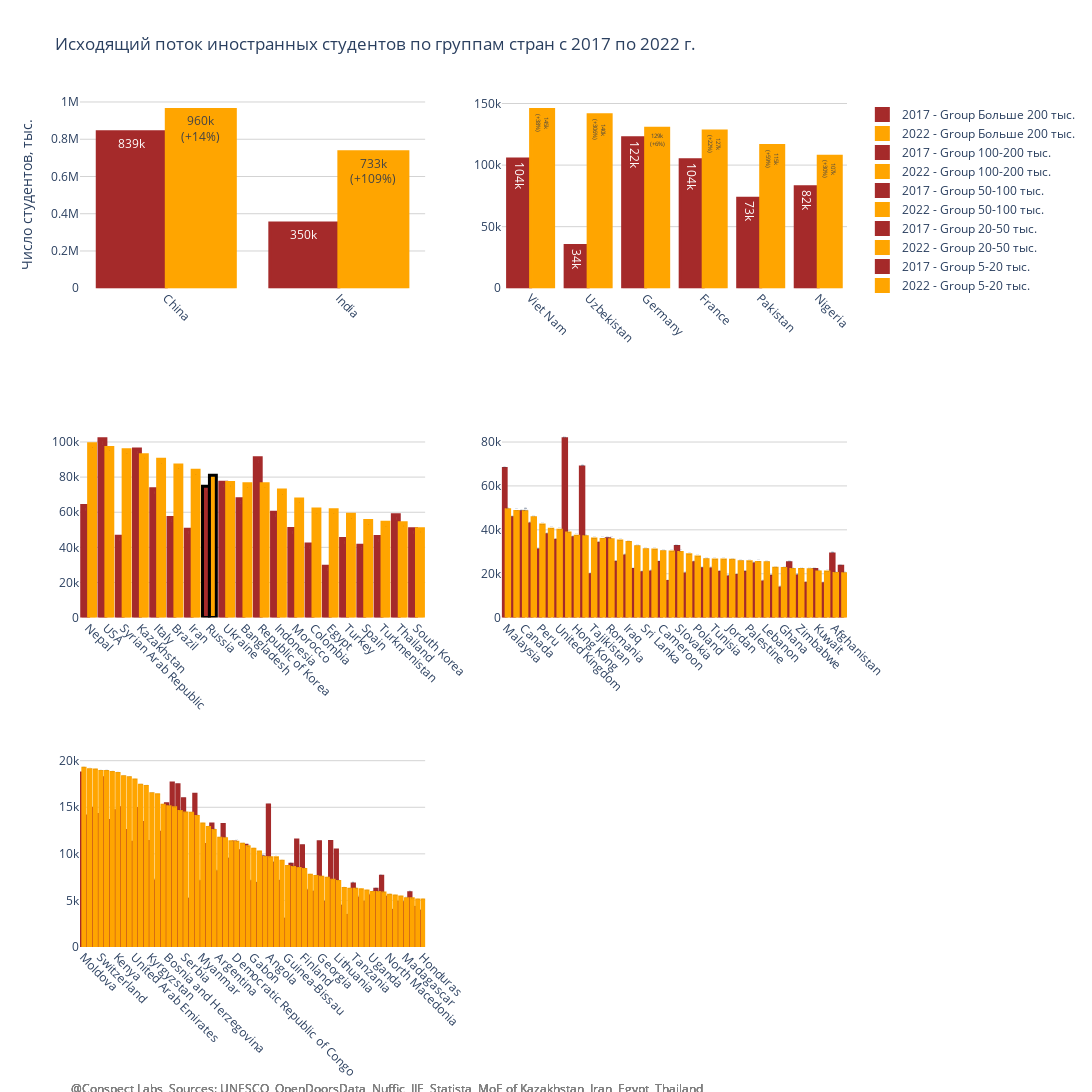

Notebook code for this chart:
### Code cell
n_cols = 2  # Number of columns in subplot grid
# unique_groups  = diff['group'].unique()
unique_groups = ['Больше 200 тыс.','100-200 тыс.', '50-100 тыс.', '20-50 тыс.','5-20 тыс.']
num_plots = len(unique_groups)
num_cols = 2  # Maximum of 2 columns
num_rows = (num_plots + num_cols - 1) // num_cols  # Calculate the number of rows
fig = make_subplots(rows=num_rows, cols=num_cols, subplot_titles=unique_groups)
outbound = outbound.sort_values(by=['2022'],ascending=False)
for i, group in enumerate(unique_groups):
    filtered_df = outbound[outbound['group'] == group]
    row_index = i // n_cols + 1
    col_index = i % n_cols + 1
    
    trace1 = go.Bar(x=filtered_df.index,
        y=filtered_df['2017'],
        name=f'2017 - Group {group}',
        text=[f"{value/1000:.1f}k" if value < 1000 else f"{int(value/1000)}k" for value in filtered_df['2017']],  # Value labels in thousands
        textposition='auto',
        textfont=dict(size=12),
        marker_color='brown',
        marker_line=dict(width=3, color=['black' if country == 'Russia' else 'brown' for country in filtered_df.index]) 
        )
    trace2 = go.Bar(x=filtered_df.index,
        y=filtered_df['2022'],
        name=f'2022 - Group {group}',
        text=[f"{value/1000:.1f}k<br>({filtered_df['2022/2017,%'].values[j]}%)" if value < 1000 else f"{int(value/1000)}k<br>({filtered_df['2022/2017,%'].values[j]}%)" for j, value in enumerate(filtered_df['2022'])],  # Value labels in thousands
        textposition='auto',
        textfont=dict(size=12),
        marker_color='orange',
        marker_line=dict(width=3, color=['black' if country == 'Russia' else 'orange' for country in filtered_df.index]) 
        )
    
    fig.add_trace(trace1, row=row_index, col=col_index)
    fig.add_trace(trace2, row=row_index, col=col_index)
        
fig.update_layout(
    title='Исходящий поток иностранных студентов по группам стран с 2017 по 2022 г.',
    # xaxis_title='Country',
    yaxis_title='Число студентов, тыс.',
    barmode='group',  # Group bars together
    height=1600,
    width=2600,
    plot_bgcolor='white',
    annotations=[
                dict(
                    x=0.4,  # Center the annotation
                    y=-0.18,  # Move it below the chart
                    text="@Conspect Labs, Sources: UNESCO, OpenDoorsData, Nuffic, IIE, Statista, MoE of Kazakhstan, Iran, Egypt, Thailand",
                    showarrow=False,
                    xref="paper",  # Use paper coordinates
                    yref="paper",
                    font=dict(size=12, color="grey"),
                    align="left"
            )
            ]
)
for i in range(1, num_rows + 1):
    for j in range(1, num_cols + 1):
        fig.update_xaxes(tickangle=45, row=i, col=j)
        fig.update_yaxes(gridcolor='lightgrey', row=i, col=j)
pio.write_image(fig, "Исходящий поток иностранных студентов по группам стран с 2017 по 2022 г.png")
fig.show()

### Figure 1 — Plotly figure (JSON) as saved in the notebook; plotly's stock layout.template omitted (floating-point values rounded to 4 significant figures)
{"data": [{"marker": {"color": "brown", "line": {"color": ["brown", "brown"], "width": 3}}, "name": "2017 - Group Больше 200 тыс.", "text": ["839k", "350k"], "textfont": {"size": 12}, "textposition": "auto", "type": "bar", "x": ["China", "India"], "xaxis": "x", "y": [839754, 350574], "yaxis": "y"}, {"marker": {"color": "orange", "line": {"color": ["orange", "orange"], "width": 3}}, "name": "2022 - Group Больше 200 тыс.", "text": ["960k<br>(+14%)", "733k<br>(+109%)"], "textfont": {"size": 12}, "textposition": "auto", "type": "bar", "x": ["China", "India"], "xaxis": "x", "y": [960174, 733082], "yaxis": "y"}, {"marker": {"color": "brown", "line": {"color": ["brown", "brown", "brown", "brown", "brown", "brown"], "width": 3}}, "name": "2017 - Group 100-200 тыс.", "text": ["104k", "34k", "122k", "104k", "73k", "82k"], "textfont": {"size": 12}, "textposition": "auto", "type": "bar", "x": ["Viet Nam", "Uzbekistan", "Germany", "France", "Pakistan", "Nigeria"], "xaxis": "x2", "y": [104888, 34689, 122284, 104261, 73113, 82503], "yaxis": "y2"}, {"marker": {"color": "orange", "line": {"color": ["orange", "orange", "orange", "orange", "orange", "orange"], "width": 3}}, "name": "2022 - Group 100-200 тыс.", "text": ["145k<br>(+38%)", "140k<br>(+306%)", "129k<br>(+6%)", "127k<br>(+22%)", "115k<br>(+59%)", "107k<br>(+30%)"], "textfont": {"size": 12}, "textposition": "auto", "type": "bar", "x": ["Viet Nam", "Uzbekistan", "Germany", "France", "Pakistan", "Nigeria"], "xaxis": "x2", "y": [145221, 140963, 129970, 127682, 115955, 107228], "yaxis": "y2"}, {"marker": {"color": "brown", "line": {"color": ["brown", "brown", "brown", "brown", "brown", "brown", "brown", "black", "brown", "brown", "brown", "brown", "brown", "brown", "brown", "brown", "brown", "brown", "brown", "brown"], "width": 3}}, "name": "2017 - Group 50-100 тыс.", "text": ["63k", "101k", "46k", "95k", "73k", "57k", "50k", "74k", "77k", "67k", "91k", "59k", "50k", "41k", "29k", "44k", "41k", "46k", "58k", "50k"], "textfont": {"size": 12}, "textposition": "auto", "type": "bar", "x": ["Nepal", "USA", "Syrian Arab Republic", "Kazakhstan", "Italy", "Brazil", "Iran", "Russia", "Ukraine", "Bangladesh", "Republic of Korea", "Indonesia", "Morocco", "Colombia", "Egypt", "Turkey", "Spain", "Turkmenistan", "Thailand", "South Korea"], "xaxis": "x3", "y": [63825, 101815, 46313, 95978, 73369, 57033, 50377, 74784, 77124, 67697, 91064, 59936, 50670, 41872, 29239, 44981, 41249, 46118, 58534, 50600], "yaxis": "y3"}, {"marker": {"color": "orange", "line": {"color": ["orange", "orange", "orange", "orange", "orange", "orange", "orange", "black", "orange", "orange", "orange", "orange", "orange", "orange", "orange", "orange", "orange", "orange", "orange", "orange"], "width": 3}}, "name": "2022 - Group 50-100 тыс.", "text": ["99k<br>(+55%)", "96k<br>(-5%)", "95k<br>(+106%)", "92k<br>(-3%)", "90k<br>(+23%)", "86k<br>(+52%)", "83k<br>(+67%)", "81k<br>(+8%)", "76k<br>(0%)", "76k<br>(+13%)", "76k<br>(-16%)", "72k<br>(+21%)", "67k<br>(+33%)", "61k<br>(+48%)", "61k<br>(+110%)", "58k<br>(+31%)", "55k<br>(+34%)", "54k<br>(+18%)", "54k<br>(-8%)", "50k<br>(0%)"], "textfont": {"size": 12}, "textposition": "auto", "type": "bar", "x": ["Nepal", "USA", "Syrian Arab Republic", "Kazakhstan", "Italy", "Brazil", "Iran", "Russia", "Ukraine", "Bangladesh", "Republic of Korea", "Indonesia", "Morocco", "Colombia", "Egypt", "Turkey", "Spain", "Turkmenistan", "Thailand", "South Korea"], "xaxis": "x3", "y": [99048, 96877, 95633, 92739, 90147, 86930, 83923, 81073, 76872, 76253, 76239, 72667, 67601, 61808, 61389, 58919, 55242, 54283, 54046, 50600], "yaxis": "y3"}, {"marker": {"color": "brown", "line": {"color": ["brown", "brown", "brown", "brown", "brown", "brown", "brown", "brown", "brown", "brown", "brown", "brown", "brown", "brown", "brown", "brown", "brown", "brown", "brown", "brown", "brown", "brown", "brown", "brown", "brown", "brown", "brown", "brown", "brown", "brown", "brown", "brown", "brown", "brown", "brown", "brown", "brown", "brown", "brown", "brown"], "width": 3}}, "name": "2017 - Group 20-50 тыс.", "text": ["67k", "45k", "48k", "42k", "30k", "37k", "35k", "81k", "36k", "68k", "19k", "33k", "35k", "25k", "28k", "21k", "20k", "20k", "25k", "16k", "32k", "19k", "25k", "22k", "22k", "20k", "18k", "19k", "20k", "24k", "16k", "18k", "13k", "25k", "18k", "15k", "21k", "15k", "28k", "23k"], "textfont": {"size": 12}, "textposition": "auto", "type": "bar", "x": ["Malaysia", "Japan", "Canada", "Azerbaijan", "Peru", "Greece", "United Kingdom", "Saudi Arabia", "Hong Kong", "unknown countries", "Tajikistan", "Mexico", "Romania", "Algeria", "Iraq", "Yemen", "Sri Lanka", "Ecuador", "Cameroon", "Philippines", "Slovakia", "Bolivarian Republic of Venezuela", "Poland", "Belarus", "Tunisia", "Mongolia", "Jordan", "Austria", "Palestine", "Cyprus", "Lebanon", "Lao", "Ghana", "Bulgaria", "Zimbabwe", "Plurinational State of Bolivia", "Kuwait", "Chile", "Afghanistan", "Singapore"], "xaxis": "x4", "y": [67935, 45534, 48198, 42650, 30839, 37768, 35236, 81469, 36426, 68566, 19536, 33880, 35909, 25235, 28072, 21919, 20397, 20742, 25060, 16457, 32437, 19847, 25049, 22264, 22102, 20706, 18481, 19131, 20651, 24429, 16264, 18800, 13491, 25026, 18939, 15615, 21956, 15461, 28964, 23393], "yaxis": "y4"}, {"marker": {"color": "orange", "line": {"color": ["orange", "orange", "orange", "orange", "orange", "orange", "orange", "orange", "orange", "orange", "orange", "orange", "orange", "orange", "orange", "orange", "orange", "orange", "orange", "orange", "orange", "orange", "orange", "orange", "orange", "orange", "orange", "orange", "orange", "orange", "orange", "orange", "orange", "orange", "orange", "orange", "orange", "orange", "orange", "orange"], "width": 3}}, "name": "2022 - Group 20-50 тыс.", "text": ["49k<br>(-28%)", "48k<br>(+6%)", "48k<br>(0%)", "45k<br>(+7%)", "42k<br>(+37%)", "40k<br>(+7%)", "39k<br>(+13%)", "38k<br>(-53%)", "37k<br>(+2%)", "36k<br>(-46%)", "35k<br>(+83%)", "35k<br>(+5%)", "35k<br>(-1%)", "34k<br>(+38%)", "34k<br>(+22%)", "32k<br>(+47%)", "30k<br>(+52%)", "30k<br>(+48%)", "30k<br>(+20%)", "29k<br>(+82%)", "29k<br>(-9%)", "28k<br>(+44%)", "27k<br>(+10%)", "26k<br>(+18%)", "26k<br>(+19%)", "26k<br>(+27%)", "26k<br>(+41%)", "25k<br>(+33%)", "25k<br>(+23%)", "25k<br>(+3%)", "25k<br>(+54%)", "22k<br>(+19%)", "22k<br>(+66%)", "21k<br>(-12%)", "21k<br>(+15%)", "21k<br>(+40%)", "20k<br>(-5%)", "20k<br>(+35%)", "20k<br>(-30%)", "20k<br>(-14%)"], "textfont": {"size": 12}, "textposition": "auto", "type": "bar", "x": ["Malaysia", "Japan", "Canada", "Azerbaijan", "Peru", "Greece", "United Kingdom", "Saudi Arabia", "Hong Kong", "unknown countries", "Tajikistan", "Mexico", "Romania", "Algeria", "Iraq", "Yemen", "Sri Lanka", "Ecuador", "Cameroon", "Philippines", "Slovakia", "Bolivarian Republic of Venezuela", "Poland", "Belarus", "Tunisia", "Mongolia", "Jordan", "Austria", "Palestine", "Cyprus", "Lebanon", "Lao", "Ghana", "Bulgaria", "Zimbabwe", "Plurinational State of Bolivia", "Kuwait", "Chile", "Afghanistan", "Singapore"], "xaxis": "x4", "y": [49199, 48386, 48180, 45465, 42208, 40249, 39818, 38528, 37041, 36808, 35808, 35633, 35443, 34905, 34197, 32280, 30925, 30790, 30050, 29911, 29624, 28589, 27567, 26375, 26305, 26275, 26099, 25432, 25403, 25140, 25026, 22439, 22399, 21901, 21866, 21815, 20828, 20811, 20145, 20004], "yaxis": "y4"}, {"marker": {"color": "brown", "line": {"color": ["brown", "brown", "brown", "brown", "brown", "brown", "brown", "brown", "brown", "brown", "brown", "brown", "brown", "brown", "brown", "brown", "brown", "brown", "brown", "brown", "brown", "brown", "brown", "brown", "brown", "brown", "brown", "brown", "brown", "brown", "brown", "brown", "brown", "brown", "brown", "brown", "brown", "brown", "brown", "brown", "brown", "brown", "brown", "brown", "brown", "brown", "brown", "brown", "brown", "brown", "brown", "brown", "brown", "brown", "brown", "brown", "brown", "brown", "brown", "brown", "brown"], "width": 3}}, "name": "2017 - Group 5-20 тыс.", "text": ["18k", "14k", "14k", "14k", "18k", "13k", "14k", "14k", "12k", "11k", "14k", "13k", "11k", "7k", "12k", "15k", "17k", "17k", "15k", "5k", "16k", "7k", "11k", "13k", "8k", "13k", "9k", "11k", "10k", "10k", "7k", "6k", "9k", "15k", "8k", "7k", "2k", "8k", "11k", "10k", "6k", "5k", "11k", "4k", "11k", "10k", "4k", "3k", "6k", "5k", "4k", "5k", "6k", "7k", "5k", "3k", "4k", "4k", "5k", "4k", "3k"], "textfont": {"size": 12}, "textposition": "auto", "type": "bar", "x": ["Moldova", "Portugal", "Belgium", "Switzerland", "Netherlands", "Côte d'Ivoire", "Kenya", "Ireland", "Senegal", "United Arab Emirates", "Israel", "Paraguay", "Kyrgyzstan", "Chad", "Hungary", "Bosnia and Herzegovina", "Norway", "Albania", "Serbia", "Somalia", "Sweden", "Myanmar", "Luxembourg", "Australia", "Argentina", "Czechia", "Haiti", "Democratic Republic of Congo", "South Africa", "Oman", "Gabon", "Ethiopia", "Croatia", "Angola", "Mali", "Benin", "Guinea-Bissau", "Guinea", "Congo", "Finland", "Togo", "Burkina Faso", "Georgia", "Cambodia", "Libya", "Lithuania", "Niger", "Cape Verde", "Tanzania", "Denmark", "Uruguay", "Uganda", "Qatar", "Mauritius", "North Macedonia", "Rwanda", "Montenegro", "Madagascar", "Armenia", "Dominican Republic", "Honduras"], "xaxis": "x5", "y": [18673, 14063, 14882, 14224, 18174, 13574, 14633, 14958, 12498, 11243, 14856, 13370, 11314, 7087, 12316, 15390, 17608, 17429, 15904, 5131, 16386, 7002, 11016, 13209, 8057, 13157, 9418, 11268, 10344, 10928, 7016, 6805, 9668, 15252, 8992, 7043, 2985, 8875, 11475, 10863, 6003, 5885, 11289, 4798, 11321, 10404, 4383, 3382, 6750, 5245, 4807, 5473, 6190, 7583, 5343, 3918, 4795, 4750, 5832, 4230, 3839], "yaxis": "y5"}, {"marker": {"color": "orange", "line": {"color": ["orange", "orange", "orange", "orange", "orange", "orange", "orange", "orange", "orange", "orange", "orange", "orange", "orange", "orange", "orange", "orange", "orange", "orange", "orange", "orange", "orange", "orange", "orange", "orange", "orange", "orange", "orange", "orange", "orange", "orange", "orange", "orange", "orange", "orange", "orange", "orange", "orange", "orange", "orange", "orange", "orange", "orange", "orange", "orange", "orange", "orange", "orange", "orange", "orange", "orange", "orange", "orange", "orange", "orange", "orange", "orange", "orange", "orange", "orange", "orange", "orange"], "width": 3}}, "name": "2022 - Group 5-20 тыс.", "text": ["19k<br>(+3%)", "19k<br>(+35%)", "18k<br>(+28%)", "18k<br>(+32%)", "18k<br>(+4%)", "18k<br>(+38%)", "18k<br>(+27%)", "18k<br>(+22%)", "18k<br>(+45%)", "17k<br>(+60%)", "17k<br>(+17%)", "17k<br>(+29%)", "16k<br>(+45%)", "16k<br>(+130%)", "15k<br>(+24%)", "15k<br>(-2%)", "14k<br>(-15%)", "14k<br>(-17%)", "14k<br>(-10%)", "14k<br>(+180%)", "14k<br>(-14%)", "13k<br>(+89%)", "12k<br>(+16%)", "12k<br>(-5%)", "11k<br>(+45%)", "11k<br>(-12%)", "11k<br>(+20%)", "11k<br>(0%)", "11k<br>(+7%)", "10k<br>(-2%)", "10k<br>(+50%)", "10k<br>(+50%)", "9k<br>(-1%)", "9k<br>(-37%)", "9k<br>(+6%)", "9k<br>(+31%)", "8k<br>(+190%)", "8k<br>(-4%)", "8k<br>(-26%)", "8k<br>(-23%)", "7k<br>(+28%)", "7k<br>(+29%)", "7k<br>(-34%)", "7k<br>(+54%)", "7k<br>(-37%)", "7k<br>(-32%)", "6k<br>(+43%)", "6k<br>(+83%)", "6k<br>(-8%)", "6k<br>(+17%)", "6k<br>(+25%)", "5k<br>(+7%)", "5k<br>(-6%)", "5k<br>(-24%)", "5k<br>(+4%)", "5k<br>(+40%)", "5k<br>(+12%)", "5k<br>(+9%)", "5k<br>(-11%)", "5k<br>(+19%)", "5k<br>(+31%)"], "textfont": {"size": 12}, "textposition": "auto", "type": "bar", "x": ["Moldova", "Portugal", "Belgium", "Switzerland", "Netherlands", "Côte d'Ivoire", "Kenya", "Ireland", "Senegal", "United Arab Emirates", "Israel", "Paraguay", "Kyrgyzstan", "Chad", "Hungary", "Bosnia and Herzegovina", "Norway", "Albania", "Serbia", "Somalia", "Sweden", "Myanmar", "Luxembourg", "Australia", "Argentina", "Czechia", "Haiti", "Democratic Republic of Congo", "South Africa", "Oman", "Gabon", "Ethiopia", "Croatia", "Angola", "Mali", "Benin", "Guinea-Bissau", "Guinea", "Congo", "Finland", "Togo", "Burkina Faso", "Georgia", "Cambodia", "Libya", "Lithuania", "Niger", "Cape Verde", "Tanzania", "Denmark", "Uruguay", "Uganda", "Qatar", "Mauritius", "North Macedonia", "Rwanda", "Montenegro", "Madagascar", "Armenia", "Dominican Republic", "Honduras"], "xaxis": "x5", "y": [19195, 19041, 18989, 18846, 18836, 18726, 18636, 18279, 18179, 17938, 17371, 17235, 16456, 16331, 15225, 15064, 14940, 14542, 14375, 14345, 14011, 13213, 12816, 12505, 11679, 11627, 11301, 11258, 11042, 10751, 10506, 10201, 9613, 9574, 9568, 9208, 8644, 8539, 8435, 8321, 7694, 7563, 7496, 7377, 7155, 7027, 6278, 6193, 6191, 6139, 6017, 5849, 5842, 5785, 5550, 5482, 5357, 5192, 5178, 5051, 5035], "yaxis": "y5"}], "layout": {"annotations": [{"align": "left", "font": {"color": "grey", "size": 12}, "showarrow": false, "text": "@Conspect Labs, Sources: UNESCO, OpenDoorsData, Nuffic, IIE, Statista, MoE of Kazakhstan, Iran, Egypt, Thailand", "x": 0.4, "xanchor": "center", "xref": "paper", "y": -0.18, "yanchor": "bottom", "yref": "paper"}, {"align": "left", "font": {"color": "grey", "size": 12}, "showarrow": false, "text": "@Conspect Labs, Sources: UNESCO, OpenDoorsData, Nuffic, IIE, Statista, MoE of Kazakhstan, Iran, Egypt, Thailand", "x": 0.4, "xanchor": "center", "xref": "paper", "y": -0.18, "yanchor": "bottom", "yref": "paper"}, {"align": "left", "font": {"color": "grey", "size": 12}, "showarrow": false, "text": "@Conspect Labs, Sources: UNESCO, OpenDoorsData, Nuffic, IIE, Statista, MoE of Kazakhstan, Iran, Egypt, Thailand", "x": 0.4, "xanchor": "center", "xref": "paper", "y": -0.18, "yanchor": "bottom", "yref": "paper"}, {"align": "left", "font": {"color": "grey", "size": 12}, "showarrow": false, "text": "@Conspect Labs, Sources: UNESCO, OpenDoorsData, Nuffic, IIE, Statista, MoE of Kazakhstan, Iran, Egypt, Thailand", "x": 0.4, "xanchor": "center", "xref": "paper", "y": -0.18, "yanchor": "bottom", "yref": "paper"}, {"align": "left", "font": {"color": "grey", "size": 12}, "showarrow": false, "text": "@Conspect Labs, Sources: UNESCO, OpenDoorsData, Nuffic, IIE, Statista, MoE of Kazakhstan, Iran, Egypt, Thailand", "x": 0.4, "xanchor": "center", "xref": "paper", "y": -0.18, "yanchor": "bottom", "yref": "paper"}], "barmode": "group", "height": 1600, "plot_bgcolor": "white", "title": {"text": "Исходящий поток иностранных студентов по группам стран с 2017 по 2022 г."}, "width": 2600, "xaxis": {"anchor": "y", "domain": [0, 0.45], "tickangle": 45}, "xaxis2": {"anchor": "y2", "domain": [0.55, 1], "tickangle": 45}, "xaxis3": {"anchor": "y3", "domain": [0, 0.45], "tickangle": 45}, "xaxis4": {"anchor": "y4", "domain": [0.55, 1], "tickangle": 45}, "xaxis5": {"anchor": "y5", "domain": [0, 0.45], "tickangle": 45}, "xaxis6": {"anchor": "y6", "domain": [0.55, 1], "tickangle": 45}, "yaxis": {"anchor": "x", "domain": [0.7778, 1], "gridcolor": "lightgrey", "title": {"text": "Число студентов, тыс."}}, "yaxis2": {"anchor": "x2", "domain": [0.7778, 1], "gridcolor": "lightgrey"}, "yaxis3": {"anchor": "x3", "domain": [0.3889, 0.6111], "gridcolor": "lightgrey"}, "yaxis4": {"anchor": "x4", "domain": [0.3889, 0.6111], "gridcolor": "lightgrey"}, "yaxis5": {"anchor": "x5", "domain": [0, 0.2222], "gridcolor": "lightgrey"}, "yaxis6": {"anchor": "x6", "domain": [0, 0.2222], "gridcolor": "lightgrey"}}}
